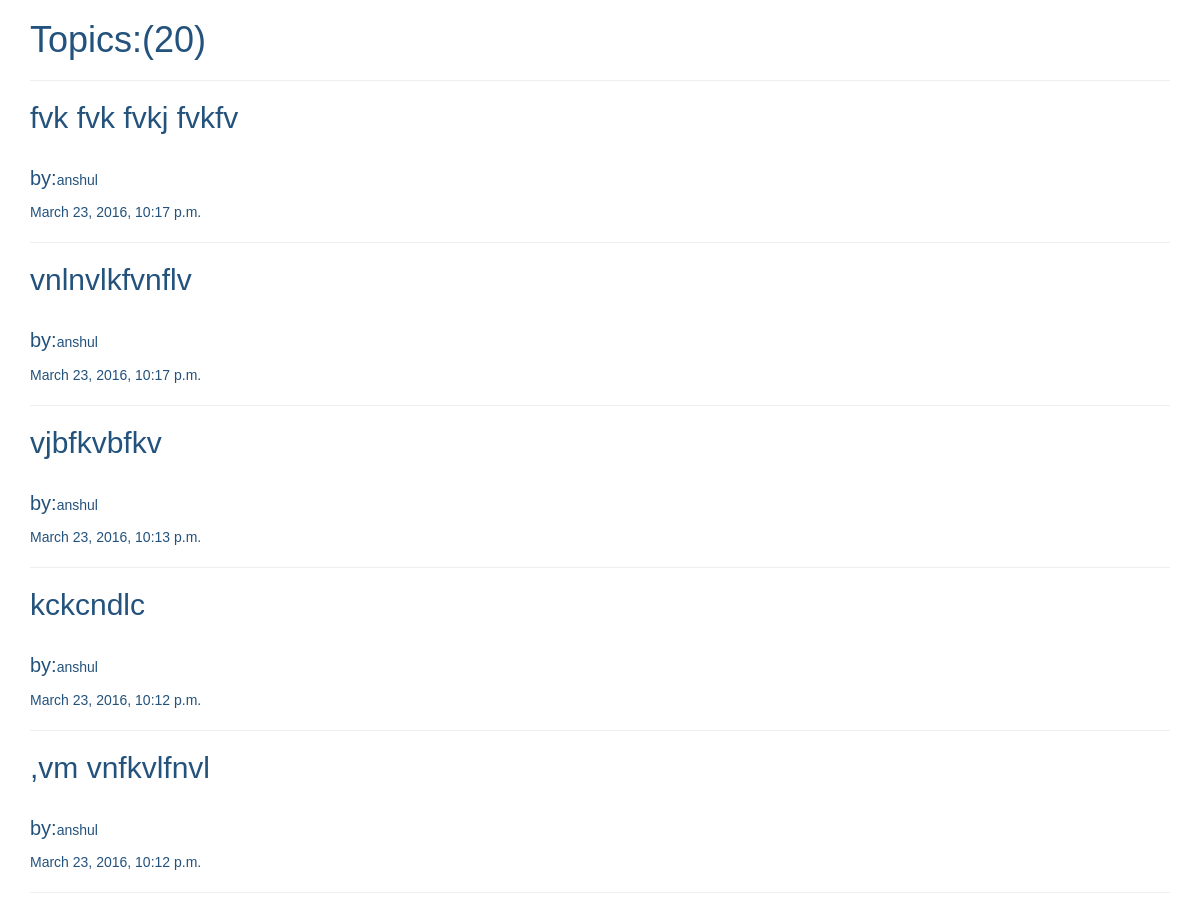
Page /viewTopics/ (upper part) on the earlier database version.
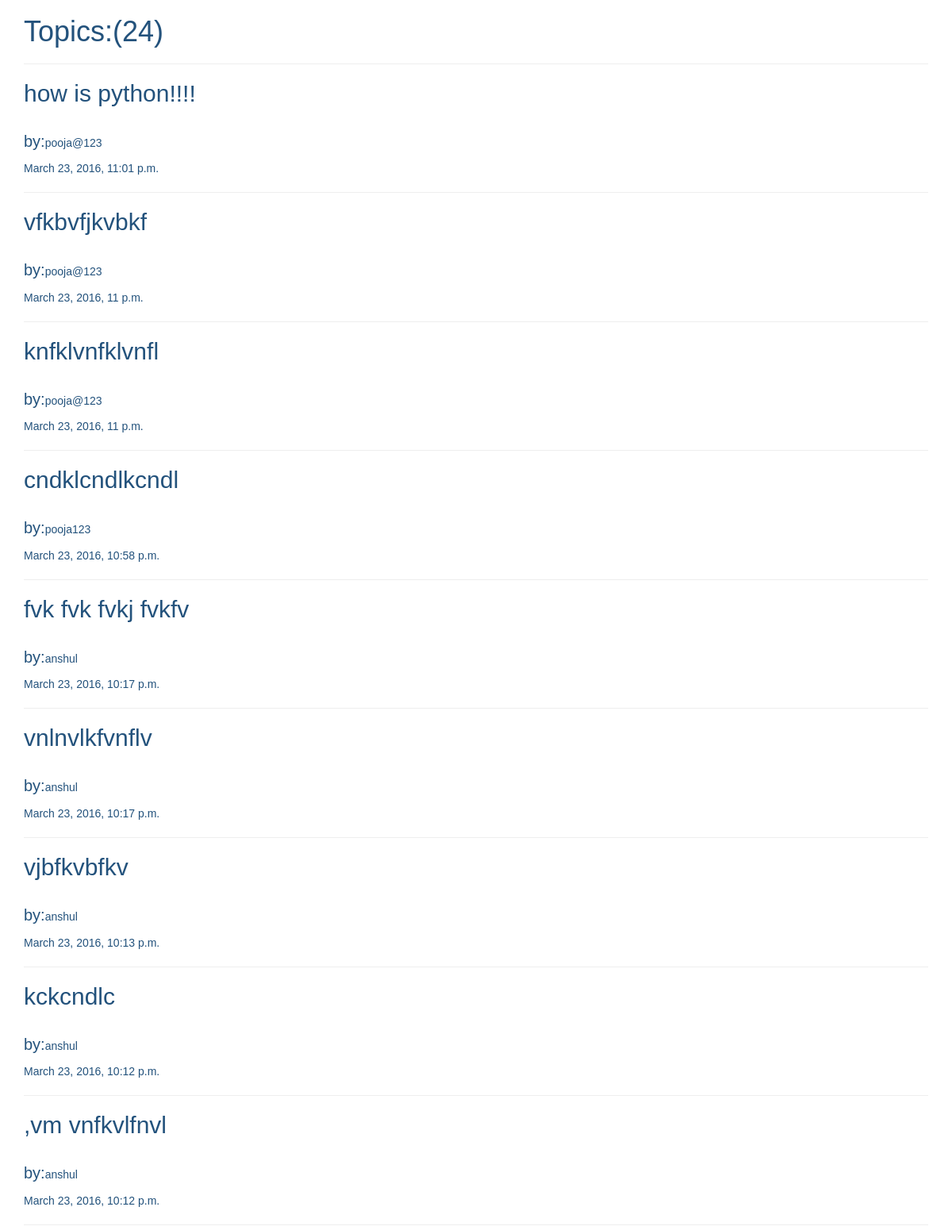
Same page on the later database version.
### app/models.py (models this page shows)
class DiscussionTopic(models.Model):
    user = models.ForeignKey('UserInfo')     #user of the post just linking both the tables together
    topicText = models.TextField(max_length = 1000)
    timeStamp = models.DateTimeField()

class UserInfo(models.Model):
    fname = models.CharField(max_length = 200)
    lname = models.CharField(max_length = 200)
    username = models.CharField(max_length = 200,unique = True)
    password = models.CharField(max_length = 10)

### app/views.py (the view)
# urls.py: url(r'^viewTopics/',viewTopics,name='viewTopics')
def viewTopics(request):
    topics = DiscussionTopic.objects.all().order_by('-timeStamp')
    return render(request,'viewTopics.html',{'topics':topics})

### app/templates/viewTopics.html
{% extends 'base.html' %}
{% block content %}
<h1>Topics:<span>(</span>{{ topics.count }}<span>)</span></h1>
<hr/>
{% for topic in topics %}
    <h2>{{ topic.topicText }}</h2><br/>
    <p><span id='byClass'>by:</span>{{ topic.user.username }}</p>
    {{ topic.timeStamp }}
    <hr/>
{% endfor %}
{% endblock %}

Differences in the rows shown:
added DiscussionTopic: topicText "how is python!!!!", user.username "pooja@123", timeStamp "March 23, 2016, 11:01 p.m."
added DiscussionTopic: topicText "vfkbvfjkvbkf", user.username "pooja@123", timeStamp "March 23, 2016, 11 p.m."
added DiscussionTopic: topicText "knfklvnfklvnfl", user.username "pooja@123", timeStamp "March 23, 2016, 11 p.m."
added DiscussionTopic: topicText "cndklcndlkcndl", user.username "pooja123", timeStamp "March 23, 2016, 10:58 p.m."
Other differences:
{{ topics.count }}: "20" → "24"
